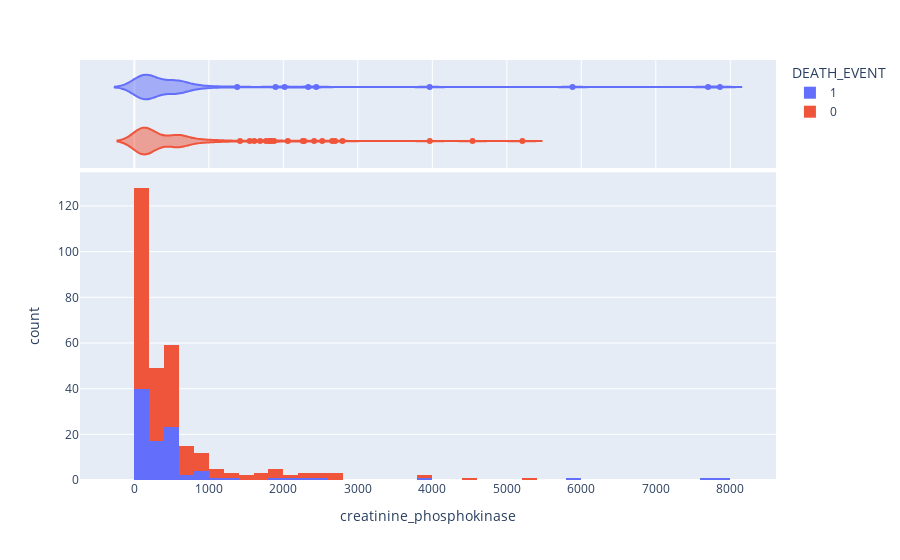

Notebook source saved alongside this figure:
### Markdown cell above
# Other Factors

### Code cell
fig = px.histogram(data, x="creatinine_phosphokinase", color="DEATH_EVENT", marginal="violin", hover_data=data.columns)
fig.show()

### Figure 1 — Plotly figure (JSON) as saved in the notebook; plotly's stock layout.template omitted (floating-point values rounded to 4 significant figures; data arrays with more than 128 entries replaced by an {"elided": "..."} marker saying what was removed)
{"data": [{"alignmentgroup": "True", "bingroup": "x", "hovertemplate": "DEATH_EVENT=1<br>creatinine_phosphokinase=%{x}<br>count=%{y}<extra></extra>", "legendgroup": "1", "marker": {"color": "#636efa"}, "name": "1", "offsetgroup": "1", "orientation": "v", "showlegend": true, "type": "histogram", "x": [582, 7861, 146, 111, 160, 47, 246, 315, 157, 123, 81, 231, 981, 168, 379, 149, 582, 125, 582, 128, 220, 582, 148, 112, 122, 60, 70, 582, 23, 249, 94, 582, 60, 855, 235, 582, 124, 571, 588, 582, 1380, 582, 553, 129, 577, 91, 3964, 69, 260, 371, 789, 364, 7702, 318, 582, 68, 250, 110, 161, 113, 5882, 582, 47, 76, 280, 154, 328, 129, 143, 582, 582, 168, 805, 943, 582, 233, 2334, 2442, 776, 66, 176, 395, 99, 145, 104, 582, 1896, 582, 418, 131, 427, 582, 166, 2017, 258, 1199], "xaxis": "x", "yaxis": "y"}, {"alignmentgroup": "True", "customdata": {"elided": "96x13 float values"}, "hovertemplate": "DEATH_EVENT=%{customdata[12]}<br>creatinine_phosphokinase=%{customdata[2]}<br>age=%{customdata[0]}<br>anaemia=%{customdata[1]}<br>diabetes=%{customdata[3]}<br>ejection_fraction=%{customdata[4]}<br>high_blood_pressure=%{customdata[5]}<br>platelets=%{customdata[6]}<br>serum_creatinine=%{customdata[7]}<br>serum_sodium=%{customdata[8]}<br>sex=%{customdata[9]}<br>smoking=%{customdata[10]}<br>time=%{customdata[11]}<extra></extra>", "legendgroup": "1", "marker": {"color": "#636efa"}, "name": "1", "offsetgroup": "1", "scalegroup": "x", "showlegend": false, "type": "violin", "x": [582, 7861, 146, 111, 160, 47, 246, 315, 157, 123, 81, 231, 981, 168, 379, 149, 582, 125, 582, 128, 220, 582, 148, 112, 122, 60, 70, 582, 23, 249, 94, 582, 60, 855, 235, 582, 124, 571, 588, 582, 1380, 582, 553, 129, 577, 91, 3964, 69, 260, 371, 789, 364, 7702, 318, 582, 68, 250, 110, 161, 113, 5882, 582, 47, 76, 280, 154, 328, 129, 143, 582, 582, 168, 805, 943, 582, 233, 2334, 2442, 776, 66, 176, 395, 99, 145, 104, 582, 1896, 582, 418, 131, 427, 582, 166, 2017, 258, 1199], "xaxis": "x2", "yaxis": "y2"}, {"alignmentgroup": "True", "bingroup": "x", "hovertemplate": "DEATH_EVENT=0<br>creatinine_phosphokinase=%{x}<br>count=%{y}<extra></extra>", "legendgroup": "0", "marker": {"color": "#EF553B"}, "name": "0", "offsetgroup": "0", "orientation": "v", "showlegend": true, "type": "histogram", "x": {"elided": "203 int values"}, "xaxis": "x", "yaxis": "y"}, {"alignmentgroup": "True", "customdata": {"elided": "203x13 float values"}, "hovertemplate": "DEATH_EVENT=%{customdata[12]}<br>creatinine_phosphokinase=%{customdata[2]}<br>age=%{customdata[0]}<br>anaemia=%{customdata[1]}<br>diabetes=%{customdata[3]}<br>ejection_fraction=%{customdata[4]}<br>high_blood_pressure=%{customdata[5]}<br>platelets=%{customdata[6]}<br>serum_creatinine=%{customdata[7]}<br>serum_sodium=%{customdata[8]}<br>sex=%{customdata[9]}<br>smoking=%{customdata[10]}<br>time=%{customdata[11]}<extra></extra>", "legendgroup": "0", "marker": {"color": "#EF553B"}, "name": "0", "offsetgroup": "0", "scalegroup": "x", "showlegend": false, "type": "violin", "x": {"elided": "203 int values"}, "xaxis": "x2", "yaxis": "y2"}], "layout": {"barmode": "relative", "legend": {"title": {"text": "DEATH_EVENT"}, "tracegroupgap": 0}, "margin": {"t": 60}, "xaxis": {"anchor": "y", "domain": [0, 1], "title": {"text": "creatinine_phosphokinase"}}, "xaxis2": {"anchor": "y2", "domain": [0, 1], "matches": "x", "showgrid": true, "showticklabels": false}, "yaxis": {"anchor": "x", "domain": [0, 0.7326], "title": {"text": "count"}}, "yaxis2": {"anchor": "x2", "domain": [0.7426, 1], "matches": "y2", "showgrid": false, "showline": false, "showticklabels": false, "ticks": ""}}}
